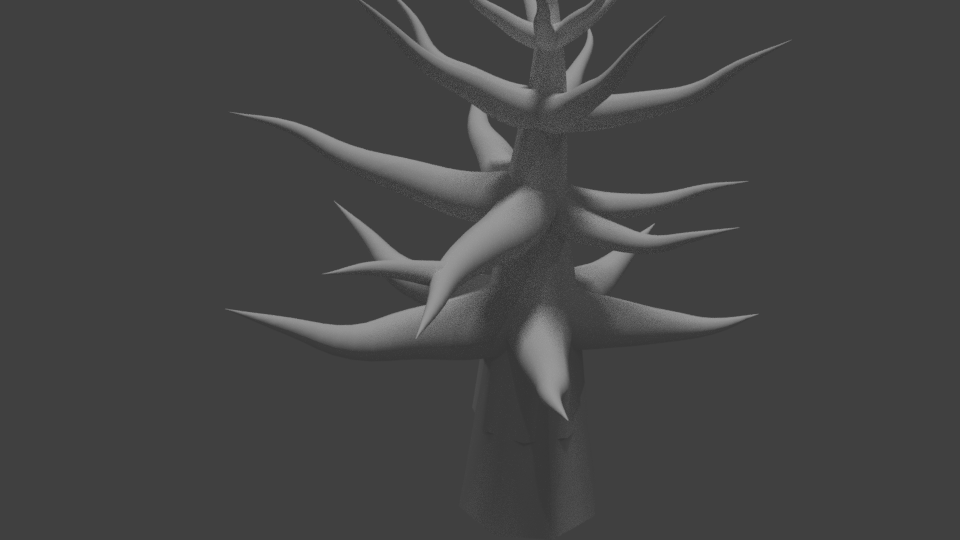
#> input picture ML Script/renders/Image0.png, 960 x 540 px; its folder holds 4 pictures in this run
$ python view_predictions.py
#> lines starting #> are read from the running program, lines starting #| are printed output that depends on the picture; pictures that were not available may be replaced by others from this repository, and a replacement may not be noted
import cv2
from PIL import Image
import numpy as np
import os
import random

ORIG_DIR = './renders'
PREDICTION_DIR = './predictions'

center_crop_amount = 430

def main():
    n = 8
    pairs = [(fn, os.path.join(ORIG_DIR, fn), os.path.join(ORIG_DIR,fn)) for fn in set(os.listdir(ORIG_DIR)).intersection(set(os.listdir(PREDICTION_DIR))) if fn.endswith('.png')]
    random.shuffle(pairs)
    for (i, (fn, orig, pred)) in enumerate(pairs[:n]):
        orig = cv2.imread(orig)
#> orig is the input picture: shape (540, 960, 3); min 51, max 157, mean 68.7
        pred = cv2.imread(pred)
        w, h, c = orig.shape
#> w = 540; h = 960; c = 3
        startw = w//2-center_crop_amount//2
#> startw = 55
        endw = startw + center_crop_amount
#> endw = 485
        starth = h // 2 - center_crop_amount // 2
#> starth = 265
        endh = starth + center_crop_amount
#> endh = 695
        orig = orig[startw:endw,starth:endh,:]
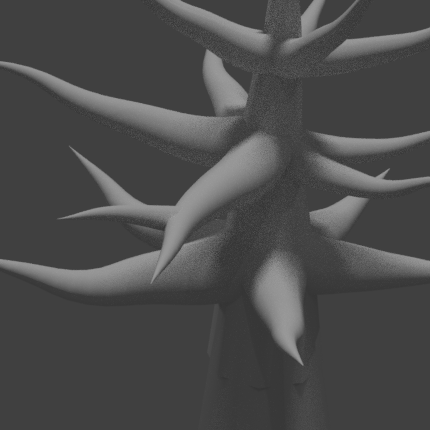
#> orig: shape (430, 430, 3); min 51, max 157, mean 75.5
        pred = pred[startw:endw,starth:endh,:]
        img = np.concatenate([orig, pred], axis=1)
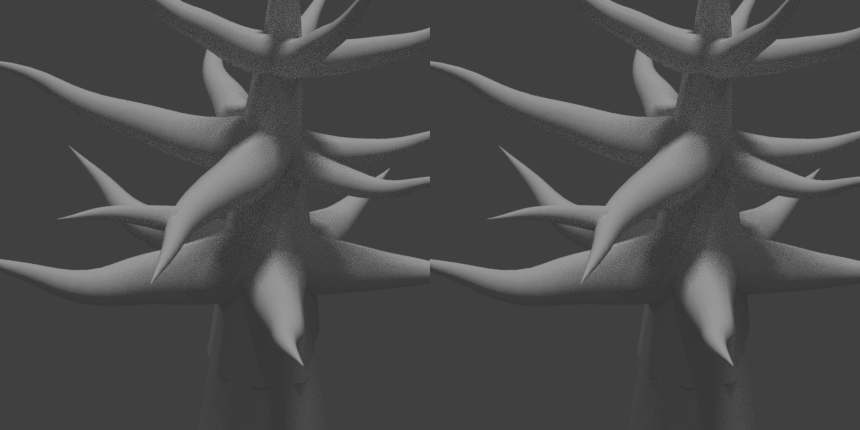
#> img: shape (430, 860, 3); min 51, max 157, mean 75.5
        #cv2.imshow(fn,img)
        print("predicting")
        cv2.imwrite('results/left_orig_vs_right_prediction%d.png' % i, img)
    #cv2.waitKey(0)

if __name__ == "__main__":
    main()

$ run again, on ML Script/renders/Image4.png
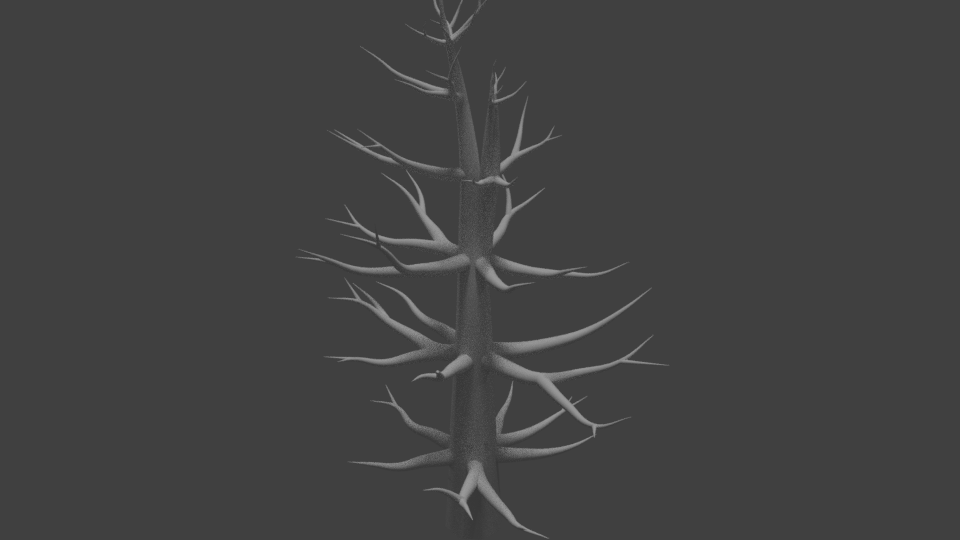
#> input picture ML Script/renders/Image4.png, 960 x 540 px
#> in main, orig is the input picture: shape (540, 960, 3); min 53, max 154, mean 66
#> in main, `orig = orig[startw:endw,starth:endh,:]`:
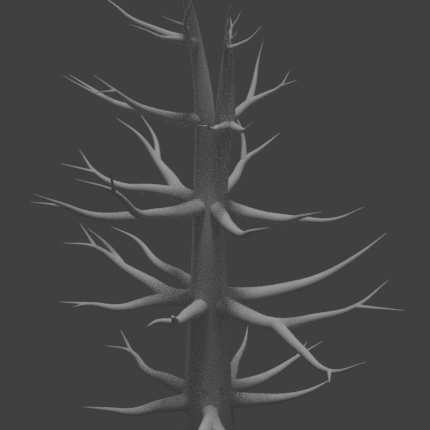
#> orig: shape (430, 430, 3); min 53, max 153, mean 69.1
#> in main, `img = np.concatenate([orig, pred], axis=1)`:
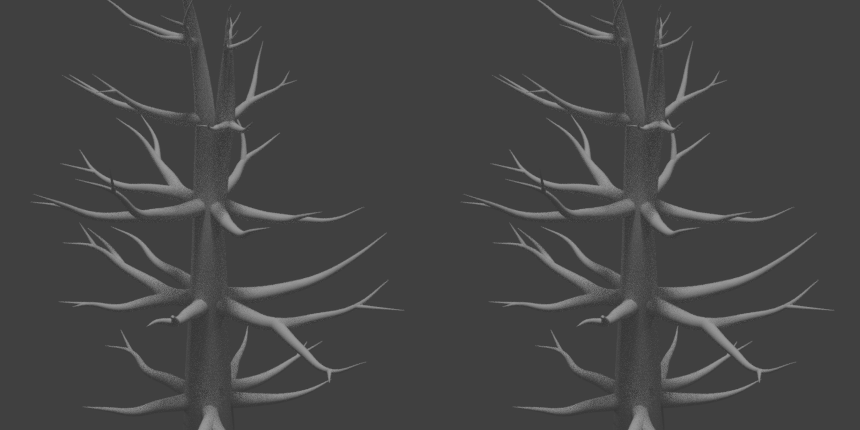
#> img: shape (430, 860, 3); min 53, max 153, mean 69.1

$ run again, on ML Script/renders/Image5.png
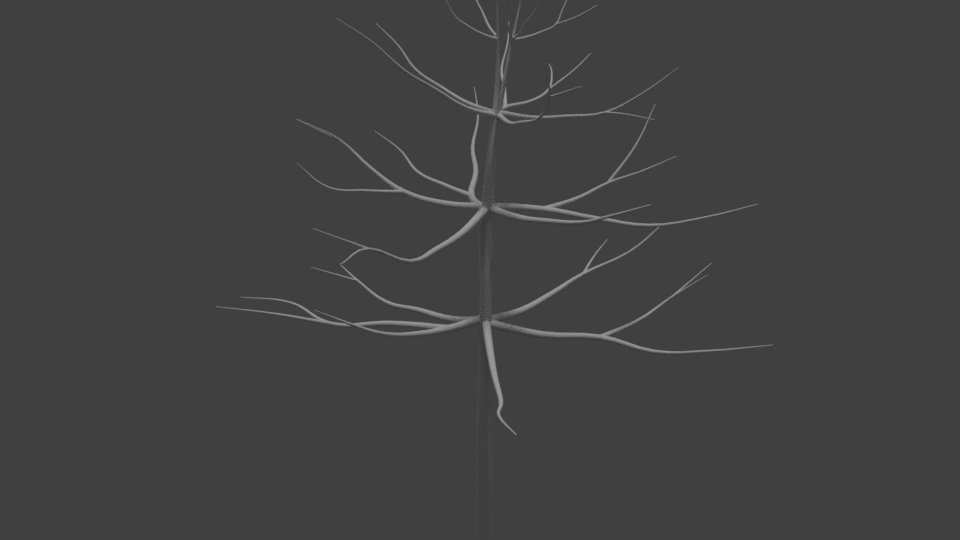
#> input picture ML Script/renders/Image5.png, 960 x 540 px
#> in main, orig is the input picture: shape (540, 960, 3); min 52, max 153, mean 65.3
#> in main, `orig = orig[startw:endw,starth:endh,:]`:
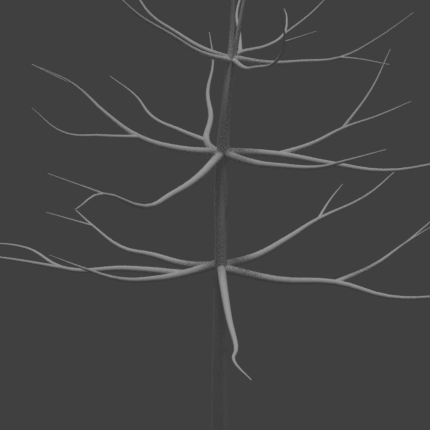
#> orig: shape (430, 430, 3); min 52, max 153, mean 67.4
#> in main, `img = np.concatenate([orig, pred], axis=1)`:
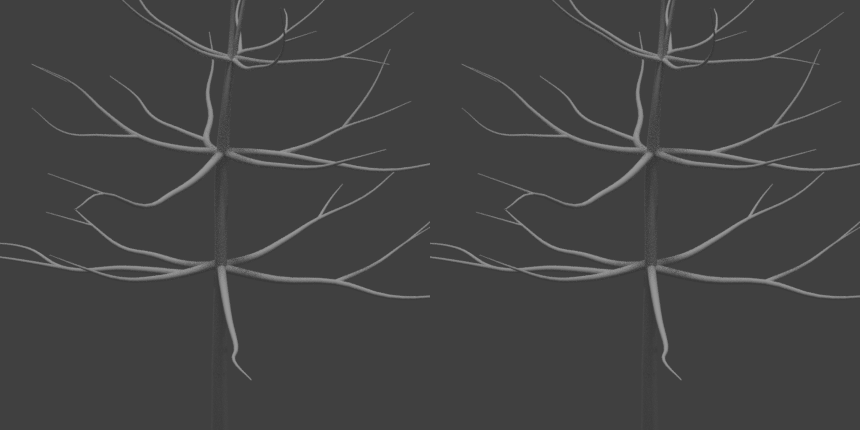
#> img: shape (430, 860, 3); min 52, max 153, mean 67.4
